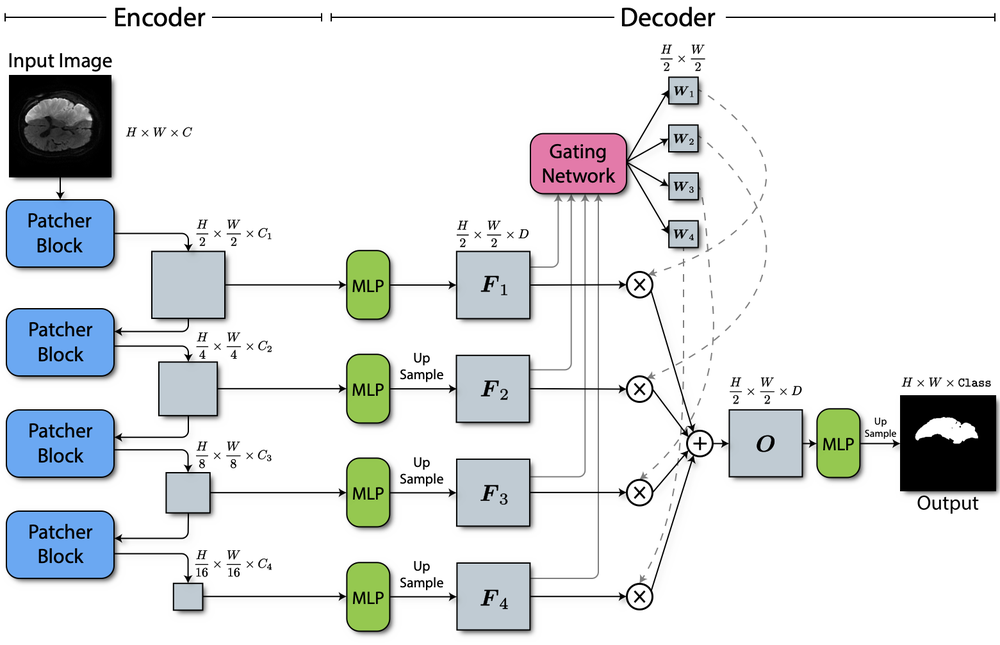
#> input picture code/baseExp2d/models/models_2d/mipt/patcher_master/imgs/overview.png, 1000 x 645 px, shrunk from 1561 x 1007 before the run
$ python -i Anisotropic_diffusion.py   (imports and definitions only)
#> lines starting #> are read from the running program, lines starting #| are printed output that depends on the picture
# -*-coding:utf-8 -*-
"""
# Time       ：2022/9/27 9:05
# Author     ：comi
# version    ：python 3.8
# Description：
"""
import cv2
import numpy as np
import math

from matplotlib import pyplot as plt


class anisodiff2D(object):

    def __init__(self, num_iter=5, delta_t=0.1, kappa=50, option=2):  # delta  default 1 / 7。kappa 30

        super(anisodiff2D, self).__init__()

        self.num_iter = num_iter
        self.delta_t = delta_t
        self.kappa = kappa
        self.option = option

        self.hN = np.array([[0, 1, 0], [0, -1, 0], [0, 0, 0]])
        self.hS = np.array([[0, 0, 0], [0, -1, 0], [0, 1, 0]])
        self.hE = np.array([[0, 0, 0], [0, -1, 1], [0, 0, 0]])
        self.hW = np.array([[0, 0, 0], [1, -1, 0], [0, 0, 0]])
        self.hNE = np.array([[0, 0, 1], [0, -1, 0], [0, 0, 0]])
        self.hSE = np.array([[0, 0, 0], [0, -1, 0], [0, 0, 1]])
        self.hSW = np.array([[0, 0, 0], [0, -1, 0], [1, 0, 0]])
        self.hNW = np.array([[1, 0, 0], [0, -1, 0], [0, 0, 0]])

    def fit(self, img):

        diff_im = img.copy()

        dx = 1
        dy = 1
        dd = math.sqrt(2)

        for i in range(self.num_iter):
            nablaN = cv2.filter2D(diff_im, -1, self.hN)
            nablaS = cv2.filter2D(diff_im, -1, self.hS)
            nablaW = cv2.filter2D(diff_im, -1, self.hW)
            nablaE = cv2.filter2D(diff_im, -1, self.hE)
            nablaNE = cv2.filter2D(diff_im, -1, self.hNE)
            nablaSE = cv2.filter2D(diff_im, -1, self.hSE)
            nablaSW = cv2.filter2D(diff_im, -1, self.hSW)
            nablaNW = cv2.filter2D(diff_im, -1, self.hNW)

            cN = 0
            cS = 0
            cW = 0
            cE = 0
            cNE = 0
            cSE = 0
            cSW = 0
            cNW = 0

            if self.option == 1:
                cN = np.exp(-(nablaN / self.kappa) ** 2)
                cS = np.exp(-(nablaS / self.kappa) ** 2)
                cW = np.exp(-(nablaW / self.kappa) ** 2)
                cE = np.exp(-(nablaE / self.kappa) ** 2)
                cNE = np.exp(-(nablaNE / self.kappa) ** 2)
                cSE = np.exp(-(nablaSE / self.kappa) ** 2)
                cSW = np.exp(-(nablaSW / self.kappa) ** 2)
                cNW = np.exp(-(nablaNW / self.kappa) ** 2)
            elif self.option == 2:
                cN = 1 / (1 + (nablaN / self.kappa) ** 2)
                cS = 1 / (1 + (nablaS / self.kappa) ** 2)
                cW = 1 / (1 + (nablaW / self.kappa) ** 2)
                cE = 1 / (1 + (nablaE / self.kappa) ** 2)
                cNE = 1 / (1 + (nablaNE / self.kappa) ** 2)
                cSE = 1 / (1 + (nablaSE / self.kappa) ** 2)
                cSW = 1 / (1 + (nablaSW / self.kappa) ** 2)
                cNW = 1 / (1 + (nablaNW / self.kappa) ** 2)

            diff_im = diff_im + self.delta_t * (

                    (1 / dy ** 2) * cN * nablaN +
                    (1 / dy ** 2) * cS * nablaS +
                    (1 / dx ** 2) * cW * nablaW +
                    (1 / dx ** 2) * cE * nablaE +

                    (1 / dd ** 2) * cNE * nablaNE +
                    (1 / dd ** 2) * cSE * nablaSE +
                    (1 / dd ** 2) * cSW * nablaSW +
                    (1 / dd ** 2) * cNW * nablaNW
            )

        return diff_im

# [10 lines of commented-out code are left out]

>>> import cv2
>>> picture = cv2.imread('../code/baseExp2d/models/models_2d/mipt/patcher_master/imgs/overview.png')
#> picture is the input picture: shape (645, 1000, 3); mean B, G, R 230.1, 228.7, 225.5
>>> result = anisodiff2D().fit(picture)
#> the loop in fit, `for i in range(self.num_iter):` made 5 passes
#> pass 1, in fit, `nablaN = cv2.filter2D(diff_im, -1, self.hN)`:
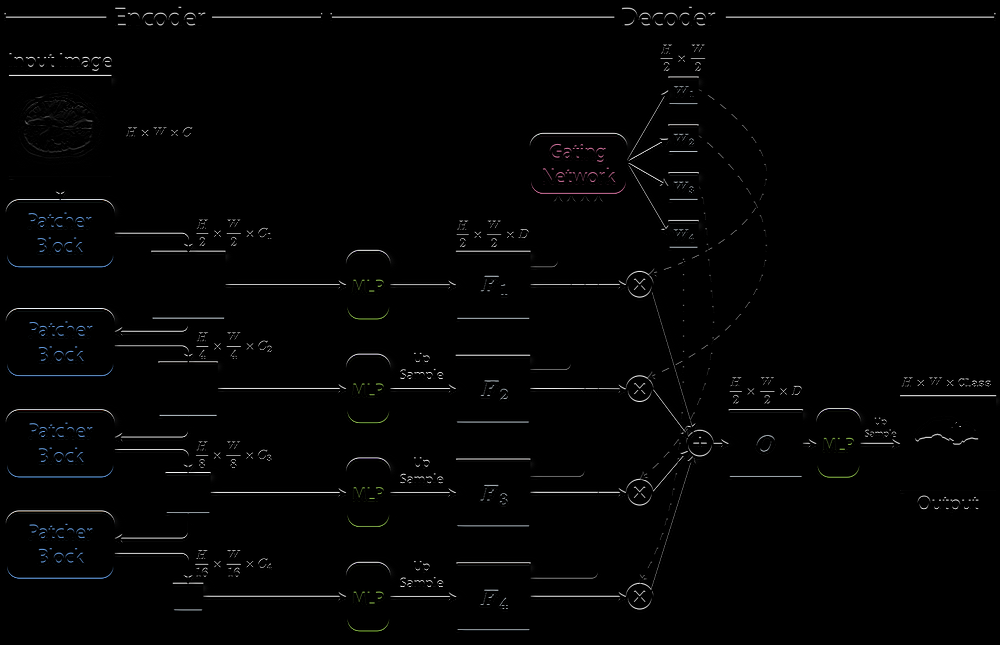
#> nablaN: shape (645, 1000, 3); mean B, G, R 3.4, 3.4, 3.2
#> pass 1, in fit, `nablaS = cv2.filter2D(diff_im, -1, self.hS)`:
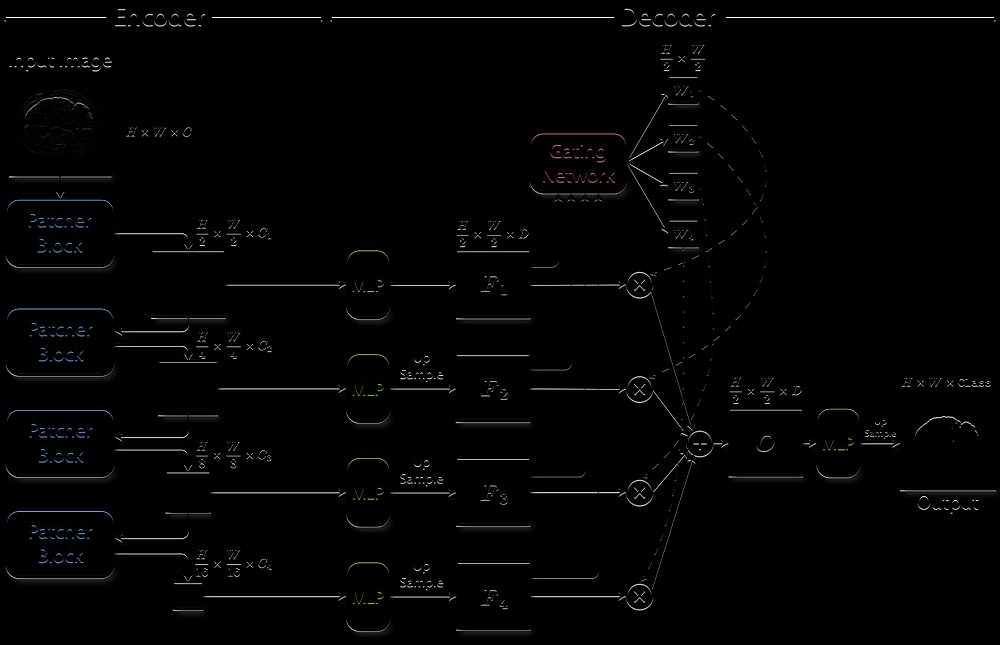
#> nablaS: shape (645, 1000, 3); mean B, G, R 3.4, 3.4, 3.2
#> pass 1, in fit, `nablaW = cv2.filter2D(diff_im, -1, self.hW)`:
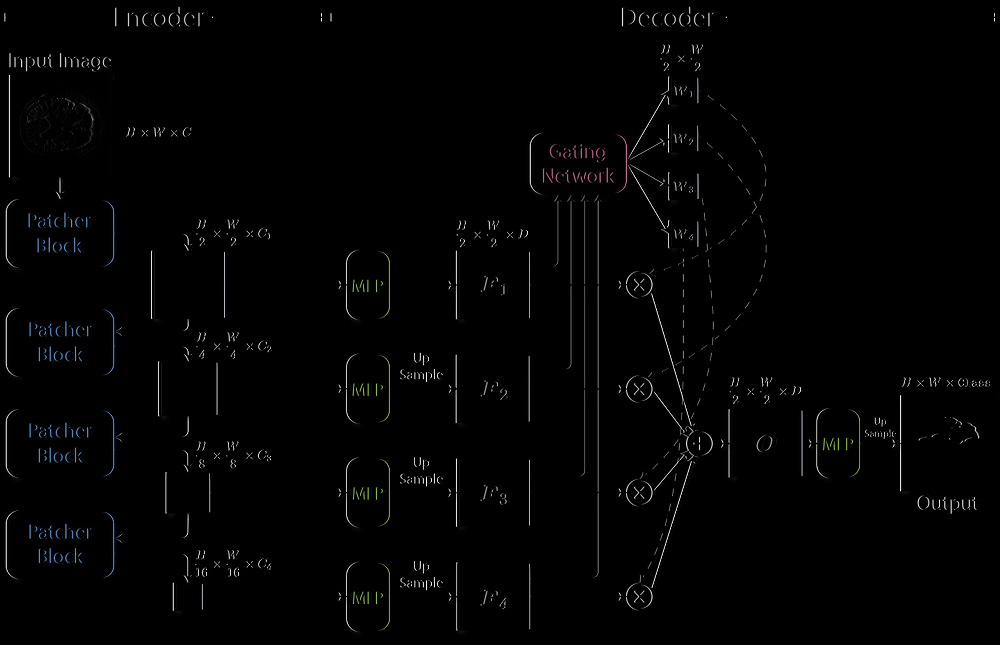
#> nablaW: shape (645, 1000, 3); mean B, G, R 2.9, 2.9, 2.7
#> pass 1, in fit, `nablaE = cv2.filter2D(diff_im, -1, self.hE)`:
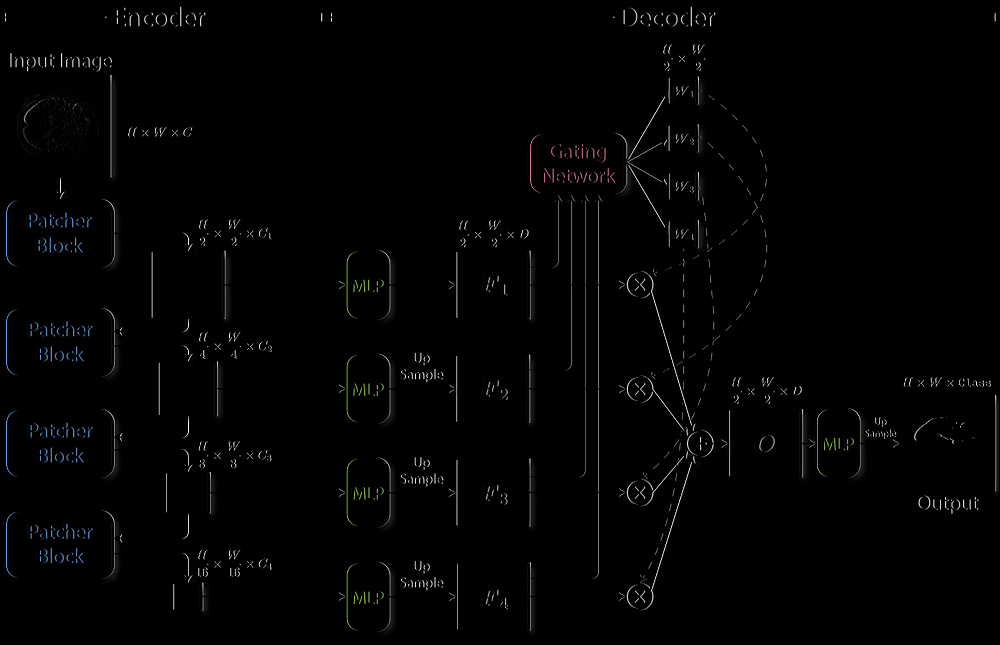
#> nablaE: shape (645, 1000, 3); mean B, G, R 2.9, 2.9, 2.7
